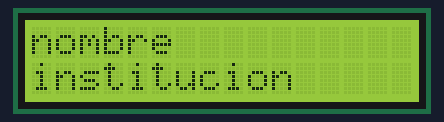
Bench run of a sketch on a simulated Arduino Mega 2560, built with avr-gcc and run on an emulated ATmega2560. Parts: 16×2 character LCD.

Above: at 0.1 s.
At 2.1 s:
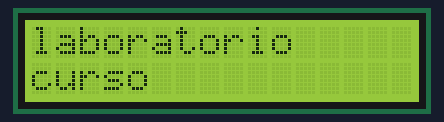

The sketch:

lc41.ino
```cpp
//Incluir libreria
#include <LiquidCrystal.h>
//inicialice la biblioteca asociando cualquier pin de interfaz LCD necesario
//con el número de pin arduino al que está conectado
LiquidCrystal lcd(24, 25, 26, 27, 28, 29);
void setup() {
//Indicamos el tamaño del lcd
lcd.begin(16,2);
//Llamamos a la funcion
presentacion();
//Definimos el tiempo de limpieza
delay(2000);
lcd.clear();
//Lamamos a la segunda funcion
proyecto();
//Definimos el tiempo de limpieza
delay(2000);
}

void loop() {
}
//Creamos la primera funcion
void presentacion() {
//Indicamos en que posicion se imprime el mensaje
lcd.setCursor(0,0);
//Imprimimos en el lcd
lcd.print("nombre");
//Indicamos en que posicion se imprime el mensaje
lcd.setCursor(0,1);
//Imprimimos en el lcd
lcd.print("institucion");
}
//Creamos la primera funcion
void proyecto() {
//Indicamos en que posicion se imprime el mensaje
lcd.setCursor(0,0);
//Imprimimos en el lcd
lcd.print("laboratorio");
//Indicamos en que posicion se imprime el mensaje
lcd.setCursor(0,1);
//Imprimimos en el lcd
lcd.print("curso");
}
```
